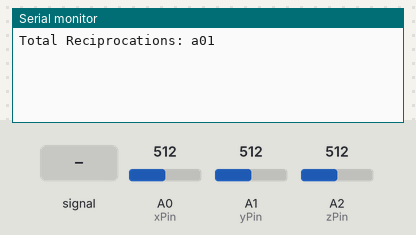
Recording of a sketch running on a simulated Arduino Uno, built with avr-gcc and run on an emulated ATmega328P. Shown: the last lines printed to the serial monitor. The test bench sets the inputs (shaded band); at power-on: A2 (zPin) = 512, A0 (xPin) = 512, A1 (yPin) = 512.

Above: at 1.2 s.
1.3 s: A2 (zPin) fed a 200 Hz sine of ±81 counts around its level
At 2.6 s:
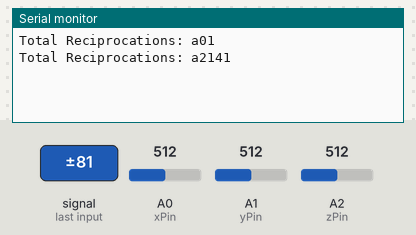
2.8 s: A2 (zPin) set to 716
At 3.8 s:
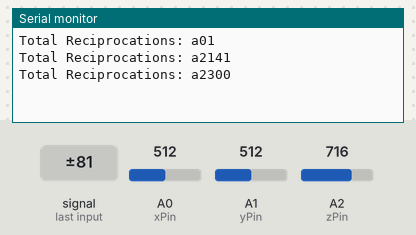
Timing chart, 0 to 5.8 s (numbered marks = the images above; inputs shaded):
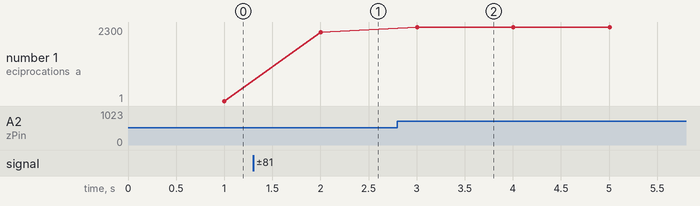

Measured:
- after the input at 1.3 s, the serial monitor: prints a new line after 0.70 s (image 1)
- after the input at 2.8 s, the serial monitor: prints a new line after 0.20 s (image 2)
- plotted number 1: 1 → 2141 after the input at 1.3 s, 2141 → 2300 after the input at 2.8 s

The sketch:

acc_up_down_count.ino
```cpp
#include <SoftwareSerial.h>

SoftwareSerial BTSerial(2, 3);

const int xPin = A0;      // X축 핀
const int yPin = A1;      // Y축 핀
const int zPin = A2;      // Z축 핀

const int threshold = 190; // 가속도 상승/하강을 감지하는 임계값 (조정 필요)
int state = LOW;           // 현재 의자 상태 (상승/하강)
int lastState = LOW;       // 이전 의자 상태
int count = 0;             // 왕복 횟수 누적

float oldTime = 0.0f;
float currentTime = 0.0f;
float delayTime = 0.0f;
float zeroDelayTime = 0.0f;

bool isStart = true;

void setup() {
  Serial.begin(9600);
  BTSerial.begin(9600);
}

void loop() {

  // calculating deltaTime
  oldTime = currentTime;
  currentTime = millis();
  float deltaTime = currentTime - oldTime;

  int xValue = analogRead(xPin);
  int yValue = analogRead(yPin);
  int zValue = analogRead(zPin);

  // Z축 가속도 값 사용
  int acceleration = zValue-274; // 센터 값을 빼서 가속도 얻음

  // 움직임을 감지하고 가속도 값을 읽음
  if (abs(acceleration) >= threshold) {
    state = HIGH;
    // Serial.print("Acceleration: ");
    // Serial.println(acceleration);
  } else {
    state = LOW;
  }

  // 상태 변화를 감지하고 왕복 횟수 누적
  if (state != lastState) {
    if (state == HIGH) {
      count++; // 의자가 상승할 때
      isStart = true;
      zeroDelayTime = 0.0f;
    }
    lastState = state;
  }
  if (isStart && delayTime > 1000.0f){

    int exp = -1;
    int temp = count;
    while (true) {
      if (temp < 1) {
        break;
      }
      temp /= 10;
      exp += 1;
    }
    if (count <= 0) {
      exp = 0;
    }
    // 왕복 횟수를 시리얼 모니터에 출력
    Serial.print("Total Reciprocations: ");
    Serial.print("a");
    Serial.print(exp);
    Serial.println(count);

    BTSerial.print("a");
    BTSerial.print(exp);
    BTSerial.println(count);

    delayTime = 0.0f;

    if (count <= 0) {
      isStart = false;
    }
  }

  delayTime += deltaTime;

  if (isStart) {
    zeroDelayTime += deltaTime;
  }

  if (zeroDelayTime >= 30000.0f) {
    count = 0;

    zeroDelayTime = 0.0f;
  }
}
```
